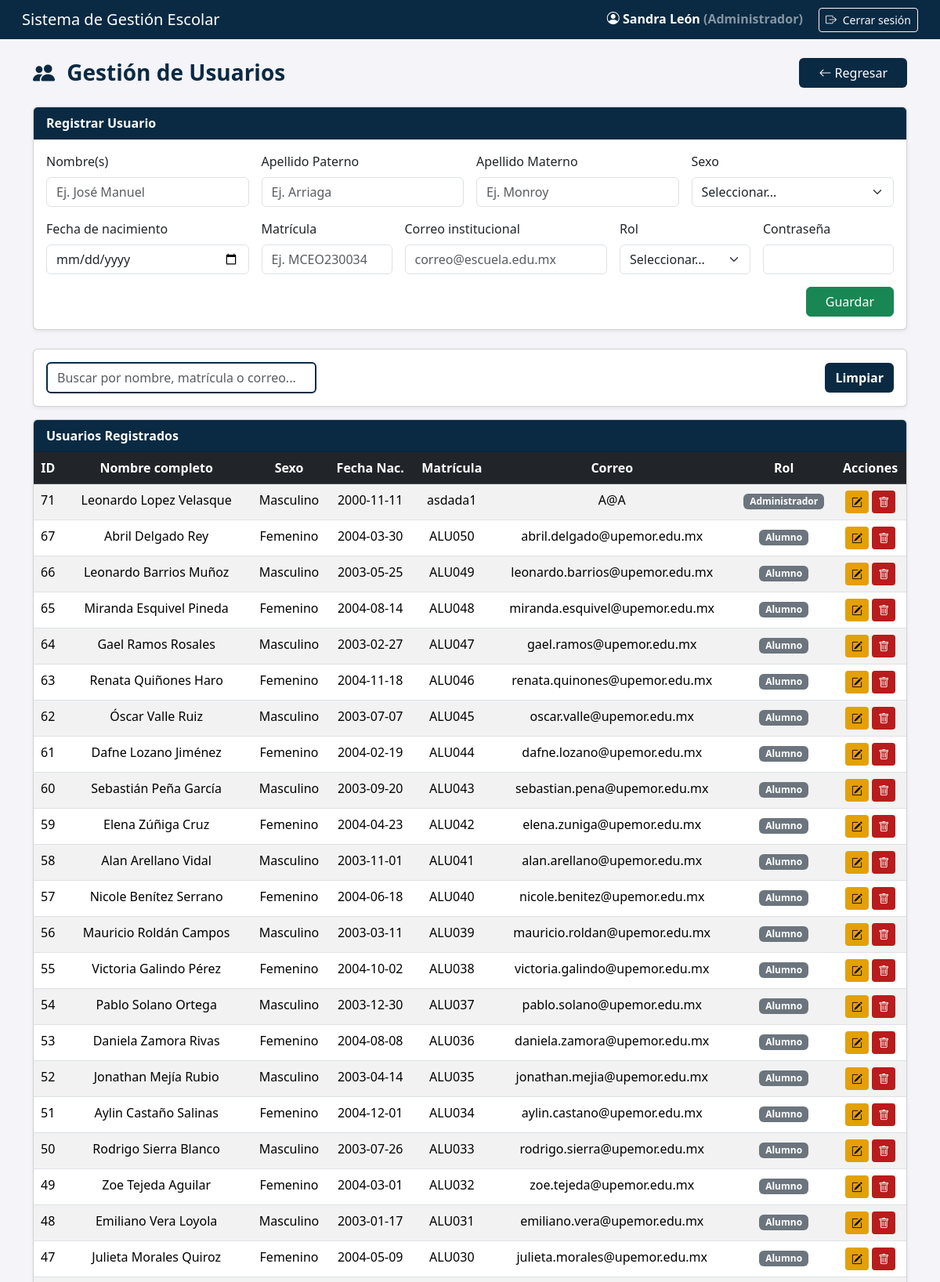
/index.php?action=usuarios (signed in, upper part), run on the app's committed database.
### tables this page shows
CREATE TABLE `usuarios` (
  `idUsuario` int(11) NOT NULL AUTO_INCREMENT,
  `matricula` varchar(20) NOT NULL,
  `nombres` varchar(100) NOT NULL,
  `apePaterno` varchar(50) NOT NULL,
  `apeMaterno` varchar(50) DEFAULT NULL,
  `sexo` enum('Masculino','Femenino') NOT NULL,
  `fechaNacimiento` date NOT NULL,
  `correo` varchar(100) NOT NULL,
  `contrasena` varchar(255) NOT NULL,
  `rol` enum('Administrador','Docente','Alumno','Administrativo') NOT NULL,
  `activo` tinyint(1) DEFAULT 1,
  PRIMARY KEY (`idUsuario`),
  UNIQUE KEY `matricula` (`matricula`),
  UNIQUE KEY `correo` (`correo`)
);

### app/controllers/userController.php (called while the page is built, shortened)
<?php
    require_once __DIR__ . '/../models/userModel.php';
    class UserController {
        private $model;
        public function __construct($connection) {
            $this->model = new UserModel($connection);
        }
        public function gestionarUsuarios() {
            $buscar = $_GET['buscar'] ?? '';
            $usuarios = $this->model->obtenerUsuarios($buscar);
            require __DIR__ . '/../views/GestionUsuarios/gestion_usuarios.php';
        }
    }

### app/models/userModel.php (called while the page is built, shortened)
<?php
    class UserModel {
        private $connection;
        public function __construct($connection) {
            $this->connection = $connection;
        }
        public function obtenerUsuarios($buscar = '') {
            $sql = "SELECT * FROM usuarios";
            $sql .= " ORDER BY idUsuario DESC";
            return $this->connection->query($sql);
        }
    }

### app/views/GestionUsuarios/gestion_usuarios.php (the view, shortened to what this page needs)
<?php
$nombreUsuario = $_SESSION['usuario']['nombre'];
$rolUsuario    = $_SESSION['usuario']['rol'];
?>
<!DOCTYPE html>
<html lang="es">
<head>
<link href="https://cdn.jsdelivr.net/npm/bootstrap@5.3.3/dist/css/bootstrap.min.css" rel="stylesheet">
<link href="https://cdn.jsdelivr.net/npm/bootstrap-icons@1.11.3/font/bootstrap-icons.css" rel="stylesheet">
</head>
<body>
<nav class="navbar navbar-expand-lg navbar-dark px-3">
  <div class="container-fluid d-flex justify-content-between align-items-center">
    <span class="navbar-brand h5 mb-0 text-white">Sistema de Gestión Escolar</span>
    <div class="text-white fw-semibold">
      <i class="bi bi-person-circle"></i>
      <?= $nombreUsuario ?>
      <span class="text-white-50">(<?= $rolUsuario ?>)</span>
      <a href="<?= BASE_URL ?>index.php?action=logout" class="btn btn-outline-light btn-sm ms-3">
        <i class="bi bi-box-arrow-right me-1"></i> Cerrar sesión
      </a>
    </div>
  </div>
</nav>
<div class="container mt-4 mb-5">
  <div class="d-flex justify-content-between align-items-center mb-4">
    <h3 class="titulo-pagina m-0">
        <i class="bi bi-people-fill me-2"></i> Gestión de Usuarios
    </h3>
    <a href="<?= BASE_URL ?>index.php?action=dashboard<?= $rolUsuario === 'Administrador' ? '' : '_administrativo' ?>"
   class="btn btn-regresar px-4">
    <i class="bi bi-arrow-left"></i> Regresar
</a>
  </div>
  <?php
  $modo = isset($_GET['edit']) ? 'editar' : 'insertar';
  $usuarioEditar = null;
  ?>
  <div class="card mb-4 shadow-sm">
    <div class="card-header fw-semibold"><?= $modo == 'editar' ? 'Editar Usuario' : 'Registrar Usuario' ?></div>
    <div class="card-body">
      <form method="POST" class="row g-3">
        <div class="col-md-3">
          <label class="form-label">Nombre(s)</label>
          <input type="text" name="nombres" class="form-control" required
                 value="<?= $usuarioEditar['nombres'] ?? '' ?>" placeholder="Ej. José Manuel">
        </div>
        <div class="col-md-3">
          <label class="form-label">Apellido Paterno</label>
          <input type="text" name="apePaterno" class="form-control" required
                 value="<?= $usuarioEditar['apePaterno'] ?? '' ?>" placeholder="Ej. Arriaga">
        </div>
        <div class="col-md-3">
          <label class="form-label">Apellido Materno</label>
          <input type="text" name="apeMaterno" class="form-control"
                 value="<?= $usuarioEditar['apeMaterno'] ?? '' ?>" placeholder="Ej. Monroy">
        </div>
        <div class="col-md-3">
          <label class="form-label">Sexo</label>
          <select name="sexo" class="form-select" required>
            <option value="" disabled <?= !isset($usuarioEditar) ? 'selected' : '' ?>>Seleccionar...</option>
          </select>
        </div>
        <div class="col-md-3">
          <label class="form-label">Fecha de nacimiento</label>
          <input type="date" name="fechaNacimiento" class="form-control" id="fechaNacimiento"
                value="<?= $usuarioEditar['fechaNacimiento'] ?? '' ?>" required>
        </div>
        <div class="col-md-2">
          <label class="form-label">Matrícula</label>
          <input type="text" name="matricula" class="form-control" required
                 value="<?= $usuarioEditar['matricula'] ?? '' ?>" placeholder="Ej. MCEO230034">
        </div>
        <div class="col-md-3">
          <label class="form-label">Correo institucional</label>
          <input type="email" name="correo" class="form-control" required
                 value="<?= $usuarioEditar['correo'] ?? '' ?>" placeholder="correo@escuela.edu.mx">
        </div>
        <div class="col-md-2">
          <label class="form-label">Rol</label>
          <select name="rol" class="form-select" required>
            <option value="" disabled <?= !isset($usuarioEditar) ? 'selected' : '' ?>>Seleccionar...</option>
          </select>
        </div>
        <div class="col-md-2">
          <label class="form-label">Contraseña <?= $modo=='editar'?'(opcional)':'' ?></label>
          <input type="password" name="contrasena" class="form-control"
                 placeholder="<?= $modo=='editar'?'Nueva contraseña':'' ?>">
        </div>
        <div class="col-12 text-end">
          <?php if ($modo == 'editar'): ?>
            <button type="submit" name="actualizar" class="btn btn-warning px-4">Actualizar</button>
            <a href="<?= BASE_URL ?>index.php?action=usuarios" class="btn btn-secondary px-4">Cancelar</a>
          <?php else: ?>
            <button type="submit" name="insertar" class="btn btn-success px-4">Guardar</button>
          <?php endif; ?>
        </div>
      </form>
    </div>
  </div>
<div class="card mb-3 shadow-sm">
  <div class="card-body">
    <div class="row align-items-center">
      <div class="col-md-4">
        <input
          type="text"
          id="buscador"
          class="form-control"
          placeholder="Buscar por nombre, matrícula o correo..."
          style="border: 2px solid var(--color-principal);"
        >
      </div>
      <div class="col-md-8 d-flex justify-content-end">
        <a
          href="index.php?action=usuarios"
          class="btn"
          style="background: var(--color-principal); color: white; font-weight: 600;"
        >
          Limpiar
        </a>
      </div>
    </div>
  </div>
</div>
  <div class="card shadow-sm">
    <div class="card-header fw-semibold">Usuarios Registrados</div>
    <div class="card-body p-0">
      <table class="table table-striped mb-0">
        <thead class="table-dark text-center">
          <tr>
            <th>ID</th>
            <th>Nombre completo</th>
            <th>Sexo</th>
            <th>Fecha Nac.</th>
            <th>Matrícula</th>
            <th>Correo</th>
            <th>Rol</th>
            <th>Acciones</th>
          </tr>
        </thead>
        <tbody class="text-center">
          <?php while ($u = $usuarios->fetch_assoc()): ?>
            <tr>
              <td data-label="ID"><?= $u['idUsuario'] ?></td>
              <td data-label="Nombre completo">
                  <?= htmlspecialchars($u['nombres'].' '.$u['apePaterno'].' '.$u['apeMaterno']) ?>
              </td>
              <td data-label="Sexo"><?= htmlspecialchars($u['sexo']) ?></td>
              <td data-label="Fecha Nac."><?= htmlspecialchars($u['fechaNacimiento']) ?></td>
              <td data-label="Matrícula"><?= htmlspecialchars($u['matricula']) ?></td>
              <td data-label="Correo"><?= htmlspecialchars($u['correo']) ?></td>
              <td data-label="Rol">
                  <span class="badge bg-secondary"><?= htmlspecialchars($u['rol']) ?></span>
              </td>
              <td data-label="Acciones">
                <a href="<?= BASE_URL ?>index.php?action=usuarios&edit=<?= $u['idUsuario'] ?>" class="btn btn-warning btn-sm">
                    <i class="bi bi-pencil-square"></i>
                </a>
                <a href="<?= BASE_URL ?>index.php?action=usuarios&delete=<?= $u['idUsuario'] ?>"
                  class="btn btn-danger btn-sm"
                  onclick="return confirm('¿Seguro que deseas eliminar al usuario <?= htmlspecialchars($u['nombres'].' '.$u['apePaterno']) ?>?');">
                  <i class="bi bi-trash"></i>
                </a>
              </td>
            </tr>
          <?php endwhile; ?>
        </tbody>
      </table>
    </div>
  </div>
</div>
</body>
</html>

### data on the page
usuarios: idUsuario "71", nombres+apePaterno+apeMaterno "Leonardo Lopez Velasque", sexo "Masculino", fechaNacimiento "2000-11-11", matricula "asdada1", correo "A@A", rol "Administrador"
usuarios: idUsuario "67", nombres+apePaterno+apeMaterno "Abril Delgado Rey", sexo "Femenino", fechaNacimiento "2004-03-30", matricula "ALU050", correo "abril.delgado@upemor.edu.mx", rol "Alumno"
usuarios: idUsuario "66", nombres+apePaterno+apeMaterno "Leonardo Barrios Muñoz", sexo "Masculino", fechaNacimiento "2003-05-25", matricula "ALU049", correo "leonardo.barrios@upemor.edu.mx", rol "Alumno"
usuarios: idUsuario "65", nombres+apePaterno+apeMaterno "Miranda Esquivel Pineda", sexo "Femenino", fechaNacimiento "2004-08-14", matricula "ALU048", correo "miranda.esquivel@upemor.edu.mx", rol "Alumno"
usuarios: idUsuario "64", nombres+apePaterno+apeMaterno "Gael Ramos Rosales", sexo "Masculino", fechaNacimiento "2003-02-27", matricula "ALU047", correo "gael.ramos@upemor.edu.mx", rol "Alumno"
usuarios: idUsuario "63", nombres+apePaterno+apeMaterno "Renata Quiñones Haro", sexo "Femenino", fechaNacimiento "2004-11-18", matricula "ALU046", correo "renata.quinones@upemor.edu.mx", rol "Alumno"
usuarios: idUsuario "62", nombres+apePaterno+apeMaterno "Óscar Valle Ruiz", sexo "Masculino", fechaNacimiento "2003-07-07", matricula "ALU045", correo "oscar.valle@upemor.edu.mx", rol "Alumno"
usuarios: idUsuario "61", nombres+apePaterno+apeMaterno "Dafne Lozano Jiménez", sexo "Femenino", fechaNacimiento "2004-02-19", matricula "ALU044", correo "dafne.lozano@upemor.edu.mx", rol "Alumno"
usuarios: idUsuario "60", nombres+apePaterno+apeMaterno "Sebastián Peña García", sexo "Masculino", fechaNacimiento "2003-09-20", matricula "ALU043", correo "sebastian.pena@upemor.edu.mx", rol "Alumno"
usuarios: idUsuario "59", nombres+apePaterno+apeMaterno "Elena Zúñiga Cruz", sexo "Femenino", fechaNacimiento "2004-04-23", matricula "ALU042", correo "elena.zuniga@upemor.edu.mx", rol "Alumno"
usuarios: idUsuario "58", nombres+apePaterno+apeMaterno "Alan Arellano Vidal", sexo "Masculino", fechaNacimiento "2003-11-01", matricula "ALU041", correo "alan.arellano@upemor.edu.mx", rol "Alumno"
usuarios: idUsuario "57", nombres+apePaterno+apeMaterno "Nicole Benítez Serrano", sexo "Femenino", fechaNacimiento "2004-06-18", matricula "ALU040", correo "nicole.benitez@upemor.edu.mx", rol "Alumno"
usuarios: idUsuario "56", nombres+apePaterno+apeMaterno "Mauricio Roldán Campos", sexo "Masculino", fechaNacimiento "2003-03-11", matricula "ALU039", correo "mauricio.roldan@upemor.edu.mx", rol "Alumno"
usuarios: idUsuario "55", nombres+apePaterno+apeMaterno "Victoria Galindo Pérez", sexo "Femenino", fechaNacimiento "2004-10-02", matricula "ALU038", correo "victoria.galindo@upemor.edu.mx", rol "Alumno"
usuarios: idUsuario "54", nombres+apePaterno+apeMaterno "Pablo Solano Ortega", sexo "Masculino", fechaNacimiento "2003-12-30", matricula "ALU037", correo "pablo.solano@upemor.edu.mx", rol "Alumno"
usuarios: idUsuario "53", nombres+apePaterno+apeMaterno "Daniela Zamora Rivas", sexo "Femenino", fechaNacimiento "2004-08-08", matricula "ALU036", correo "daniela.zamora@upemor.edu.mx", rol "Alumno"
usuarios: idUsuario "52", nombres+apePaterno+apeMaterno "Jonathan Mejía Rubio", sexo "Masculino", fechaNacimiento "2003-04-14", matricula "ALU035", correo "jonathan.mejia@upemor.edu.mx", rol "Alumno"
usuarios: idUsuario "51", nombres+apePaterno+apeMaterno "Aylin Castaño Salinas", sexo "Femenino", fechaNacimiento "2004-12-01", matricula "ALU034", correo "aylin.castano@upemor.edu.mx", rol "Alumno"
usuarios: idUsuario "50", nombres+apePaterno+apeMaterno "Rodrigo Sierra Blanco", sexo "Masculino", fechaNacimiento "2003-07-26", matricula "ALU033", correo "rodrigo.sierra@upemor.edu.mx", rol "Alumno"
usuarios: idUsuario "49", nombres+apePaterno+apeMaterno "Zoe Tejeda Aguilar", sexo "Femenino", fechaNacimiento "2004-03-01", matricula "ALU032", correo "zoe.tejeda@upemor.edu.mx", rol "Alumno"
usuarios: idUsuario "48", nombres+apePaterno+apeMaterno "Emiliano Vera Loyola", sexo "Masculino", fechaNacimiento "2003-01-17", matricula "ALU031", correo "emiliano.vera@upemor.edu.mx", rol "Alumno"
usuarios: idUsuario "47", nombres+apePaterno+apeMaterno "Julieta Morales Quiroz", sexo "Femenino", fechaNacimiento "2004-05-09", matricula "ALU030", correo "julieta.morales@upemor.edu.mx", rol "Alumno"

### other printed values
$nombreUsuario "Sandra León"
$rolUsuario "Administrador"
